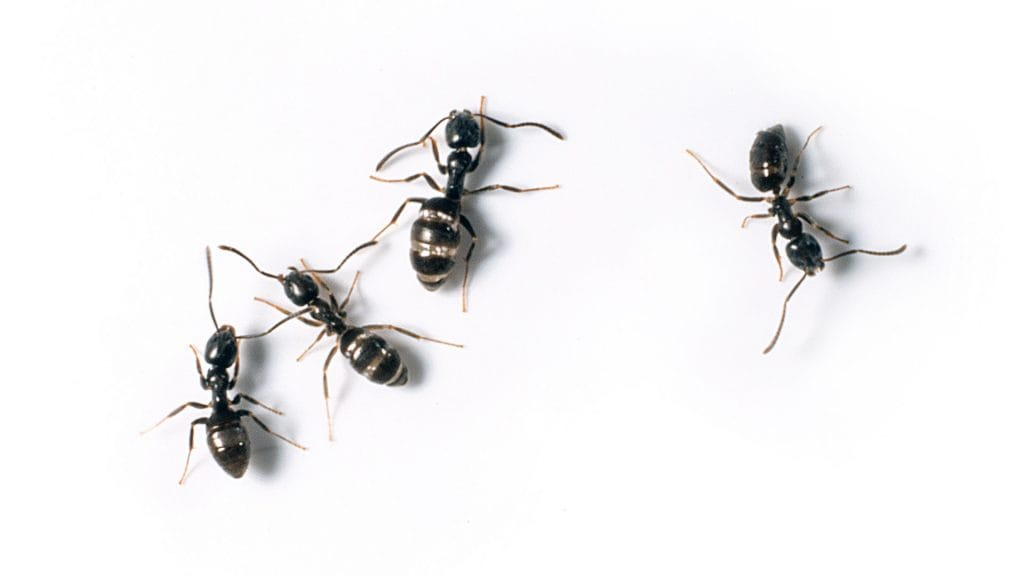
#> input picture contours/ant.jpg, 1024 x 576 px, found by its file name
$ python main.py
#> lines starting #> are read from the running program, lines starting #| are printed output that depends on the picture; after the words box and inside, x2 and y2 are one past the last pixel; in counts of white or black regions, pixels touching at a corner belong together
import os

import cv2

img = cv2.imread(os.path.join('.', 'contours', 'ant.jpg'))
#> img is the input picture: shape (576, 1024, 3); mean B, G, R 241.9, 241.1, 241.8

img = cv2.resize(img, (1024, 537))
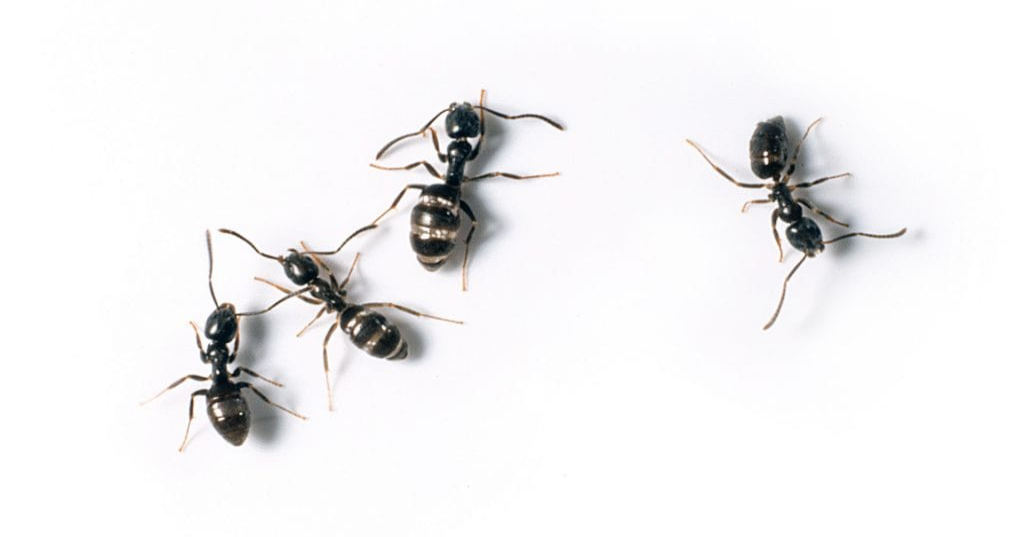
#> img: shape (537, 1024, 3); mean B, G, R 241.9, 241.1, 241.8
img_gray = cv2.cvtColor(img, cv2.COLOR_BGR2GRAY)
# Invert

ret, thresh = cv2.threshold(img_gray, 100, 255, cv2.THRESH_BINARY_INV)
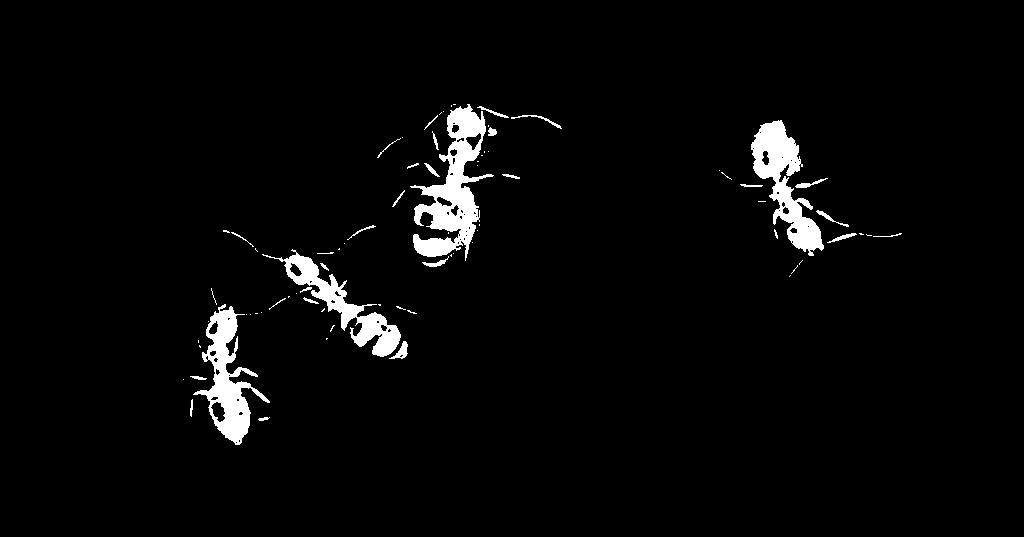
#> thresh: shape (537, 1024); 3.1% white; 78 white regions (47 under 20 px)

contours, hierarchy = cv2.findContours(thresh, cv2.RETR_TREE, cv2.CHAIN_APPROX_SIMPLE)
#> contours = 136 contours, 99 with area under 20; largest, box (x1, y1, x2, y2) and area: (410, 104, 494, 261) 5064, (751, 120, 824, 256) 3738, (193, 304, 270, 445) 3664, (262, 249, 401, 357) 2951, (210, 401, 226, 423) 196

for cnt in contours:
    if cv2.contourArea(cnt) > 200:
        # cv2.drawContours(img, cnt, -1, (0, 255, 0), 1)
        x1, y1, w, h = cv2.boundingRect(cnt)

        cv2.rectangle(img, (x1, y1), (x1 + w, y1 + h), (0, 255, 0), 2)
#> this loop made 136 passes
#> (x1, y1, w, h) on passes 20, 48, 91, 113: (193, 304, 77, 141), (262, 249, 139, 108), (751, 120, 73, 136), (410, 104, 84, 157)
#> cnt on passes 3, 5, 8, 9, 11, 12: [[183, 379]], [[199, 345], [199, 346], [200, 347], [200, 346]], [[198, 340], [198, 342]], [[326, 338], [326, 339], [327, 338]], [[208, 321]], [[250, 314]]
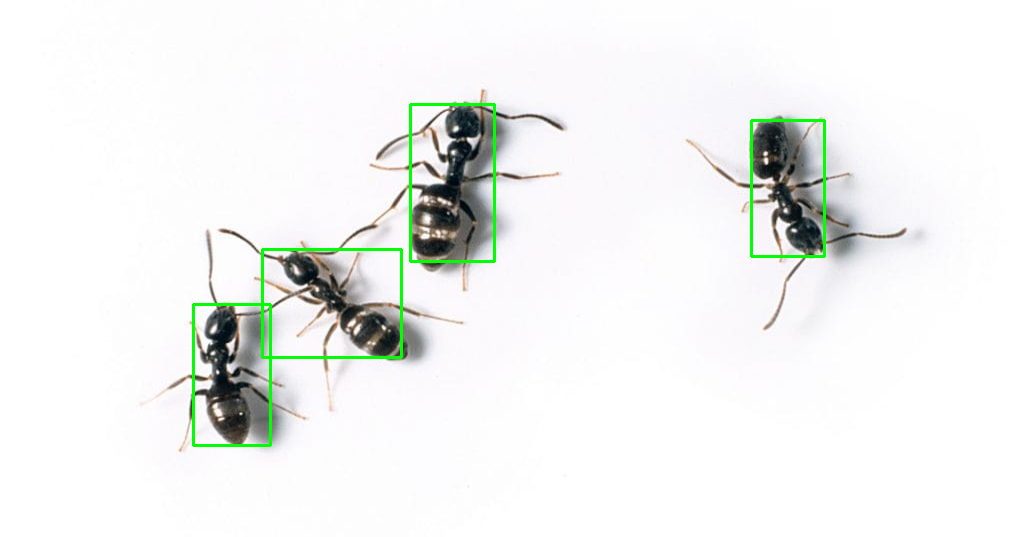
#> img: shape (537, 1024, 3); 0.99% of pixels changed, all inside (x1, y1, x2, y2) = (192, 103, 826, 447)

cv2.imshow('img', img)
cv2.imshow('thresh', thresh)
cv2.waitKey(0)
